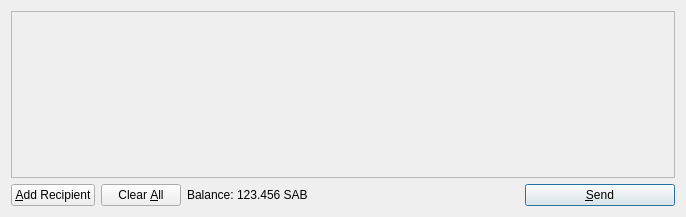
<?xml version="1.0" encoding="UTF-8"?>
<ui version="4.0">
 <class>SendCoinsDialog</class>
 <widget class="QDialog" name="SendCoinsDialog">
  <property name="geometry">
   <rect>
    <x>0</x>
    <y>0</y>
    <width>686</width>
    <height>217</height>
   </rect>
  </property>
  <property name="windowTitle">
   <string>Send Coins</string>
  </property>
  <layout class="QVBoxLayout" name="verticalLayout">
   <item>
    <widget class="QScrollArea" name="scrollArea">
     <property name="widgetResizable">
      <bool>true</bool>
     </property>
     <widget class="QWidget" name="scrollAreaWidgetContents">
      <property name="geometry">
       <rect>
        <x>0</x>
        <y>0</y>
        <width>666</width>
        <height>165</height>
       </rect>
      </property>
      <layout class="QVBoxLayout" name="verticalLayout_2">
       <property name="margin">
        <number>0</number>
       </property>
       <item>
        <layout class="QVBoxLayout" name="entries">
         <property name="spacing">
          <number>6</number>
         </property>
        </layout>
       </item>
       <item>
        <spacer name="verticalSpacer">
         <property name="orientation">
          <enum>Qt::Vertical</enum>
         </property>
         <property name="sizeHint" stdset="0">
          <size>
           <width>20</width>
           <height>40</height>
          </size>
         </property>
        </spacer>
       </item>
      </layout>
     </widget>
    </widget>
   </item>
   <item>
    <layout class="QHBoxLayout" name="horizontalLayout">
     <item>
      <widget class="QPushButton" name="addButton">
       <property name="toolTip">
        <string>Send to multiple recipients at once</string>
       </property>
       <property name="text">
        <string>&amp;Add Recipient</string>
       </property>
       <property name="icon">
        <iconset resource="../bitcoin.qrc">
         <normaloff>:/icons/add</normaloff>:/icons/add</iconset>
       </property>
       <property name="autoDefault">
        <bool>false</bool>
       </property>
      </widget>
     </item>
     <item>
      <widget class="QPushButton" name="clearButton">
       <property name="sizePolicy">
        <sizepolicy hsizetype="Minimum" vsizetype="Fixed">
         <horstretch>0</horstretch>
         <verstretch>0</verstretch>
        </sizepolicy>
       </property>
       <property name="toolTip">
        <string>Remove all transaction fields</string>
       </property>
       <property name="text">
        <string>Clear &amp;All</string>
       </property>
       <property name="icon">
        <iconset resource="../bitcoin.qrc">
         <normaloff>:/icons/remove</normaloff>:/icons/remove</iconset>
       </property>
       <property name="autoRepeatDelay">
        <number>300</number>
       </property>
       <property name="autoDefault">
        <bool>false</bool>
       </property>
      </widget>
     </item>
     <item>
      <layout class="QHBoxLayout" name="horizontalLayout_2">
       <property name="spacing">
        <number>3</number>
       </property>
       <item>
        <widget class="QLabel" name="label">
         <property name="text">
          <string>Balance:</string>
         </property>
        </widget>
       </item>
       <item>
        <widget class="QLabel" name="labelBalance">
         <property name="cursor">
          <cursorShape>IBeamCursor</cursorShape>
         </property>
         <property name="text">
          <string>123.456 SAB</string>
         </property>
         <property name="textInteractionFlags">
          <set>Qt::LinksAccessibleByMouse|Qt::TextSelectableByKeyboard|Qt::TextSelectableByMouse</set>
         </property>
        </widget>
       </item>
      </layout>
     </item>
     <item>
      <spacer name="horizontalSpacer">
       <property name="orientation">
        <enum>Qt::Horizontal</enum>
       </property>
       <property name="sizeHint" stdset="0">
        <size>
         <width>40</width>
         <height>20</height>
        </size>
       </property>
      </spacer>
     </item>
     <item>
      <widget class="QPushButton" name="sendButton">
       <property name="minimumSize">
        <size>
         <width>150</width>
         <height>0</height>
        </size>
       </property>
       <property name="toolTip">
        <string>Confirm the send action</string>
       </property>
       <property name="text">
        <string>&amp;Send</string>
       </property>
       <property name="icon">
        <iconset resource="../bitcoin.qrc">
         <normaloff>:/icons/send</normaloff>:/icons/send</iconset>
       </property>
       <property name="default">
        <bool>true</bool>
       </property>
      </widget>
     </item>
    </layout>
   </item>
  </layout>
 </widget>
 <resources>
  <include location="../bitcoin.qrc"/>
 </resources>
 <connections/>
</ui>
